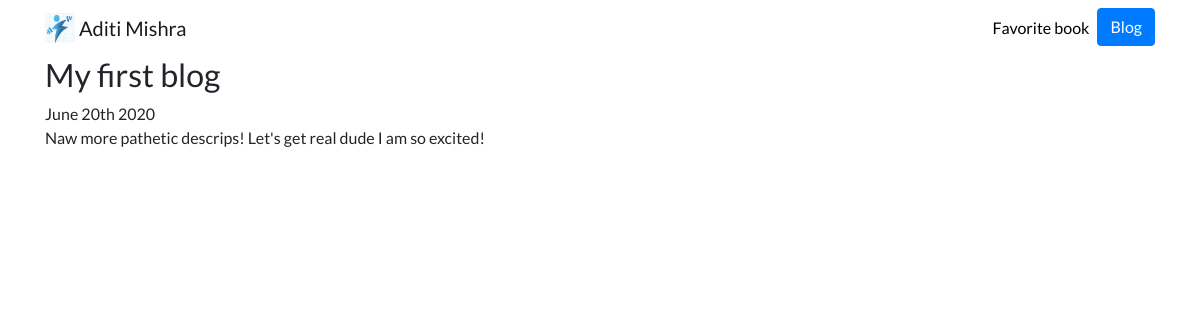
The page /blog/1 on the database its author committed.
### blog/models.py (models this page shows, shortened)
class Blog(models.Model):
	title = models.CharField(max_length=200)
	description = models.TextField()
	date = models.DateField()

### blog/views.py (the view)
# urls.py: path('<int:blog_id>', views.detail, name='detail'),
def detail(request, blog_id):
	blog = get_object_or_404(Blog, pk=blog_id)
	return render(request, 'blog/detail.html', {'blog':blog})

### blog/templates/blog/detail.html
{% extends 'portfolio/base.html' %}
{% block content %}
<h2>{{ blog.title }}<br></h2>
{{ blog.date|date:'F jS Y' }}<br>
{{ blog.description|safe }}<br>
{% endblock %}

### portfolio/static/portfolio/custom.css (style rules this page uses)
body { font-family: 'Lato', sans-serif; }

### rows shown on the page
Blog: title "My first blog", date "June 20th 2020", description "Naw more pathetic descrips! Let's get real dude I am so excited!"
